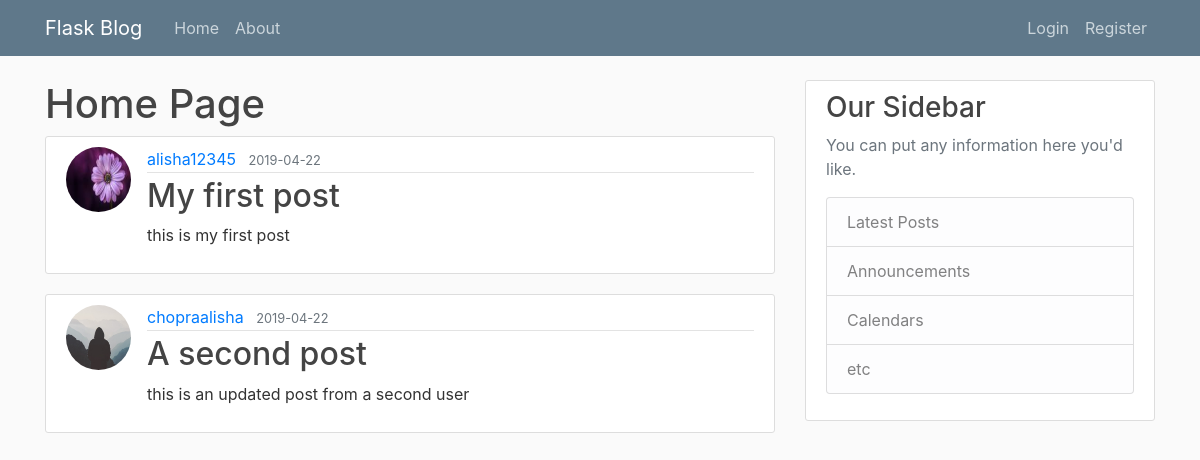
The page /home on the database its author committed.
### flaskblog/models.py (models this page shows, shortened)
class Post(db.Model):
    id = db.Column(db.Integer, primary_key=True)
    title = db.Column(db.String(100), nullable=False)
    date_posted = db.Column(db.DateTime, nullable=False, default=datetime.utcnow)
    content = db.Column(db.Text, nullable=False)
    user_id = db.Column(db.Integer, db.ForeignKey('user.id'), nullable=False)

class User(db.Model, UserMixin):
    id=db.Column(db.Integer,primary_key=True)
    username = db.Column(db.String(20),unique=True, nullable=False)
    email = db.Column(db.String(120), unique=True, nullable=False)
    image_file = db.Column(db.String(20), nullable=False, default='default.jpg')
    password = db.Column(db.String(60), nullable=False)
    posts = db.relationship('Post',backref='author',lazy=True)

### flaskblog/routes.py (the view)
@app.route('/')
@app.route('/home')
def home_page():
    posts = Post.query.all()
    return render_template('home.html', posts=posts)

### flaskblog/templates/home.html
{% extends "layout.html" %}
{% block content %}
    <h1>Home Page</h1>
    {% for data in posts %}
        <article class="media content-section">
            <img class="rounded-circle article-img" src="{{url_for('static',filename='profile_pics/' + data.author.image_file) }}"/>
            <div class="media-body">
                <div class="article-metadata">
                    <a class="mr-2" href="#">{{ data.author.username }}</a>
                    <small class="text-muted">{{ data.date_posted.strftime('%Y-%m-%d') }}</small>
                </div>
                    <h2><a class="article-title" href="{{url_for( 'post', post_id = data.id )}}">{{ data.title }}</a></h2>
                    <p class="article-content">{{ data.content }}</p>
             </div>
        </article>
    {% endfor %}
{% endblock content %}

### flaskblog/templates/layout.html (shortened to what this page needs)
<!DOCTYPE html>
<html lang="en">
<head>
    <link rel="stylesheet" href="https://stackpath.bootstrapcdn.com/bootstrap/4.3.1/css/bootstrap.min.css">
    <link rel="stylesheet" href="{{url_for('static',filename='main.css')}}" type="text/css">
</head>
<body>
    <header class="site-header">
      <nav class="navbar navbar-expand-md navbar-dark bg-steel fixed-top">
        <div class="container">
          <a class="navbar-brand mr-4" href="/">Flask Blog</a>
          <div class="collapse navbar-collapse" id="navbarToggle">
            <div class="navbar-nav mr-auto">
              <a class="nav-item nav-link" href="{{ url_for('home_page') }}">Home</a>
              <a class="nav-item nav-link" href="{{ url_for('about_page') }}">About</a>
            </div>
            <div class="navbar-nav">
                {% if current_user.is_authenticated %}
                    <a class="nav-item nav-link" href="{{ url_for('new_post') }}">New Post</a>
                    <a class="nav-item nav-link" href="{{ url_for('account') }}">Account</a>
                    <a class="nav-item nav-link" href="{{ url_for('logout') }}">Logout</a>
                {% else %}
                    <a class="nav-item nav-link" href="{{ url_for('login') }}">Login</a>
                    <a class="nav-item nav-link" href="{{ url_for('register') }}">Register</a>
                {% endif %}
            </div>
          </div>
        </div>
      </nav>
    </header>
    <main role="main" class="container">
        <div class="row">
            <div class="col-md-8">
                {% block content %}{% endblock %}
            </div>
            <div class="col-md-4">
                <div class="content-section">
                <h3>Our Sidebar</h3>
                <p class='text-muted'>You can put any information here you'd like.
                <ul class="list-group">
                    <li class="list-group-item list-group-item-light">Latest Posts</li>
                    <li class="list-group-item list-group-item-light">Announcements</li>
                    <li class="list-group-item list-group-item-light">Calendars</li>
                    <li class="list-group-item list-group-item-light">etc</li>
                </ul>
                </p>
                </div>
            </div>
        </div>
    </main>
</body>
</html>

### flaskblog/static/main.css (style rules this page uses)
body { background: #fafafa; color: #333333; margin-top: 5rem; }
h1, h2, h3, h4, h5, h6 { color: #444444; }
.bg-steel { background-color: #5f788a; }
.site-header .navbar-nav .nav-link { color: #cbd5db; }
.content-section { background: #ffffff; padding: 10px 20px; border: 1px solid #dddddd; border-radius: 3px; margin-bottom: 20px; }
.article-title { color: #444444; }
.article-content { white-space: pre-line; }
.article-img { height: 65px; width: 65px; margin-right: 16px; }
.article-metadata { padding-bottom: 1px; margin-bottom: 4px; border-bottom: 1px solid #e3e3e3 }

### rows shown on the page
Post: image_file (picture), author.username "alisha12345", date_posted "2019-04-22", title "My first post", content "this is my first post"
Post: image_file (placeholder picture), author.username "chopraalisha", date_posted "2019-04-22", title "A second post", content "this is an updated post from a second user"
